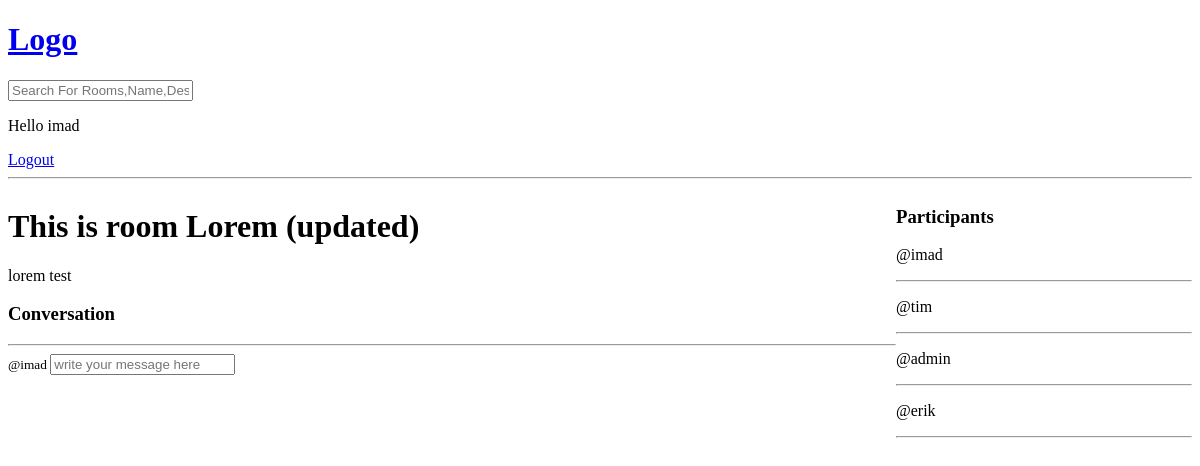
Before: /room/1/ (signed in) with the older database file.
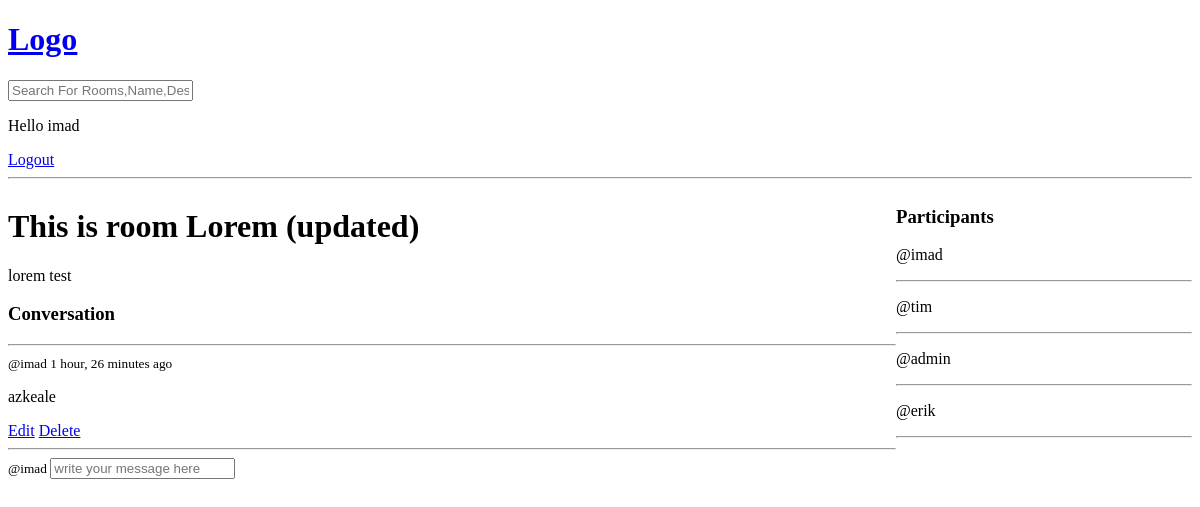
After: the same page with the newer database file.
### base/models.py (models this page shows, shortened)
class Message(models.Model):
    user = models.ForeignKey(User, on_delete=models.CASCADE)
    room = models.ForeignKey(Room, on_delete=models.CASCADE)
    body = models.TextField()
    updated = models.DateTimeField(auto_now=True)
    created = models.DateTimeField(auto_now_add=True)
    class Meta:
        ordering = ["-updated", "-created"]

### base/views.py (the view, shortened to what this page needs)
# urls.py: path("room/<str:pk>/", views.room, name="room"),
def room(request, pk):
    room = Room.objects.get(id=pk)
    room_messages = Message.objects.filter(room=room).order_by("-created")
    participants = room.participants.all()
    context = {
        "room": room,
        "room_messages": room_messages,
        "participants": participants,
    }
    return render(request, "base/room.html", context)

### base/templates/base/room.html (shortened to what this page needs)
<!DOCTYPE html>
{% extends 'main.html'%} {% block content %}
<div class="room-container">
  <div>
    <h1>This is room {{room.name}}</h1>
    <p>{{room.description}}</p>
    <div class="comment-wrapper">
      <h3>Conversation</h3>
      <hr />
      {% for message in room_messages %}
      <div>
        <small> @{{ message.user }} {{ message.created|timesince }} ago </small>
        <p>{{ message.body }}</p>
        {% if request.user == message.user %}
        <a href="{% url 'update-message' message.id %}">Edit</a>
        <a href="{% url 'delete-message' message.id %}">Delete</a>
        <hr />
        {% endif %}
      </div>
      {% endfor %} {% if user.is_authenticated %}
      <div class="comment-form">
        <form method="POST" action="">
          <small> @{{ user.username }} </small>
          <input
            type="text"
            name="body"
            placeholder="write your message here"
          />
        </form>
      </div>
      {%endif%}
    </div>
  </div>
  <div>
    <h3>Participants</h3>
    {% for participant in participants %}
    <p>@{{participant.username}}</p>
    <hr />
    {% endfor %}
  </div>
</div>
{% endblock %}

### templates/navbar.html
<!DOCTYPE html>
<a href="/"><h1>Logo</h1></a>
<form action="{% url 'home' %}" method="GET">
  <input type="text" name="q" placeholder="Search For Rooms,Name,Desc..." />
</form>
{% if request.user.is_authenticated %}
<p>Hello {{user}}</p>
<a href="{% url 'logout' %}">Logout</a>
{% else %}
<a href="{% url 'login' %}">Login</a>
{% endif %}
<hr />

Changed rows visible on the page:
added Message: user "imad", created "1 hour, 26 minutes", body "azkeale", shows "Edit"
